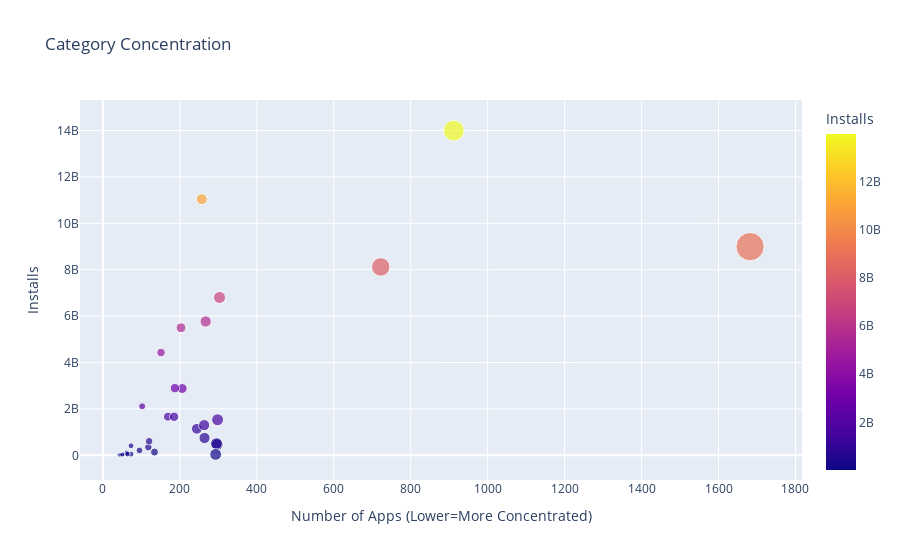

Notebook source saved alongside this figure:
### Code cell
scatter = px.scatter(cat_merged_df, # data
                     x='App', # column name
                     y='Installs',
                     title='Category Concentration',
                     size='App',
                     hover_name=cat_merged_df.index,
                     color='Installs'
) 

scatter.update_layout(xaxis_title="Number of Apps (Lower=More Concentrated)",
                      yaxis_title="Installs",
                      #yaxis=dict(type='log')
                     )

scatter.show()

scatter.write_image("Category_Concentration_1.png")

### Figure 1 — Plotly figure (JSON) as saved in the notebook; plotly's stock layout.template omitted (floating-point values rounded to 4 significant figures)
{"data": [{"hovertemplate": "<b>%{hovertext}</b><br><br>App=%{marker.size}<br>Installs=%{marker.color}<extra></extra>", "hovertext": ["ART_AND_DESIGN", "AUTO_AND_VEHICLES", "BEAUTY", "BOOKS_AND_REFERENCE", "BUSINESS", "COMICS", "COMMUNICATION", "DATING", "EDUCATION", "ENTERTAINMENT", "EVENTS", "FAMILY", "FINANCE", "FOOD_AND_DRINK", "GAME", "HEALTH_AND_FITNESS", "HOUSE_AND_HOME", "LIBRARIES_AND_DEMO", "LIFESTYLE", "MAPS_AND_NAVIGATION", "MEDICAL", "NEWS_AND_MAGAZINES", "PARENTING", "PERSONALIZATION", "PHOTOGRAPHY", "PRODUCTIVITY", "SHOPPING", "SOCIAL", "SPORTS", "TOOLS", "TRAVEL_AND_LOCAL", "VIDEO_PLAYERS", "WEATHER"], "legendgroup": "", "marker": {"color": [114233100, 53129800, 26916200, 1665791655, 747018120, 44931100, 11039241530, 140912410, 352852000, 2113660000, 15949410, 8995055490, 460249400, 212677750, 13993762700, 1144006220, 97082000, 52083000, 503600120, 608267560, 40262675, 2879110650, 31116110, 1532352930, 5769143130, 6803070180, 1661331540, 5497841465, 1301431465, 8120724500, 2894859300, 4431897200, 411096500], "coloraxis": "coloraxis", "size": [61, 73, 42, 169, 264, 54, 257, 134, 118, 102, 45, 1682, 297, 95, 912, 244, 62, 64, 295, 120, 293, 206, 50, 298, 267, 303, 185, 203, 263, 722, 187, 151, 73], "sizemode": "area", "sizeref": 4.205, "symbol": "circle"}, "mode": "markers", "name": "", "orientation": "v", "showlegend": false, "type": "scatter", "x": [61, 73, 42, 169, 264, 54, 257, 134, 118, 102, 45, 1682, 297, 95, 912, 244, 62, 64, 295, 120, 293, 206, 50, 298, 267, 303, 185, 203, 263, 722, 187, 151, 73], "xaxis": "x", "y": [114233100, 53129800, 26916200, 1665791655, 747018120, 44931100, 11039241530, 140912410, 352852000, 2113660000, 15949410, 8995055490, 460249400, 212677750, 13993762700, 1144006220, 97082000, 52083000, 503600120, 608267560, 40262675, 2879110650, 31116110, 1532352930, 5769143130, 6803070180, 1661331540, 5497841465, 1301431465, 8120724500, 2894859300, 4431897200, 411096500], "yaxis": "y"}], "layout": {"coloraxis": {"colorbar": {"title": {"text": "Installs"}}, "colorscale": [[0, "#0d0887"], [0.1111, "#46039f"], [0.2222, "#7201a8"], [0.3333, "#9c179e"], [0.4444, "#bd3786"], [0.5556, "#d8576b"], [0.6667, "#ed7953"], [0.7778, "#fb9f3a"], [0.8889, "#fdca26"], [1, "#f0f921"]]}, "legend": {"itemsizing": "constant", "tracegroupgap": 0}, "title": {"text": "Category Concentration"}, "xaxis": {"anchor": "y", "domain": [0, 1], "title": {"text": "Number of Apps (Lower=More Concentrated)"}}, "yaxis": {"anchor": "x", "domain": [0, 1], "title": {"text": "Installs"}}}}
